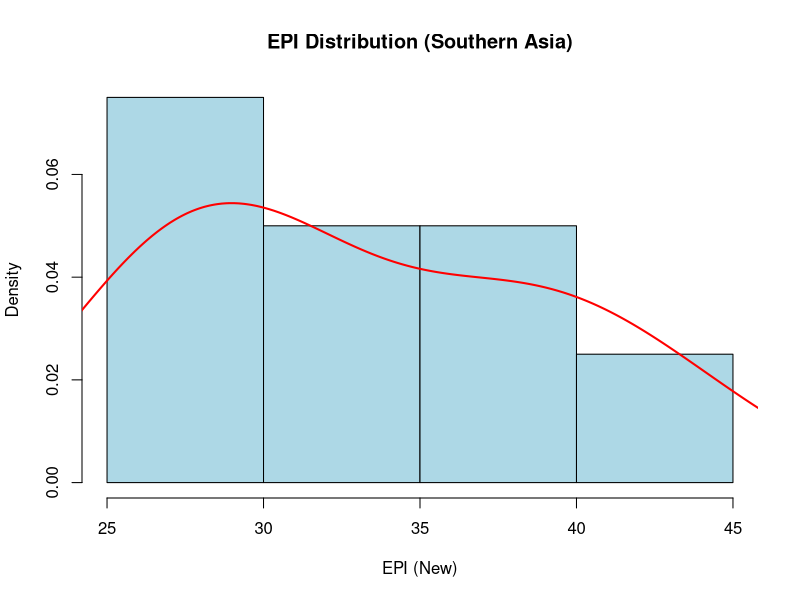
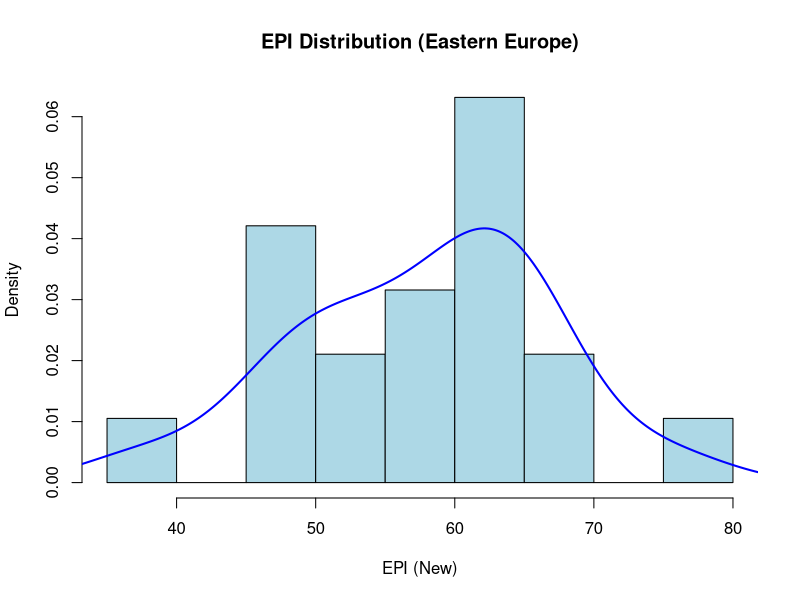
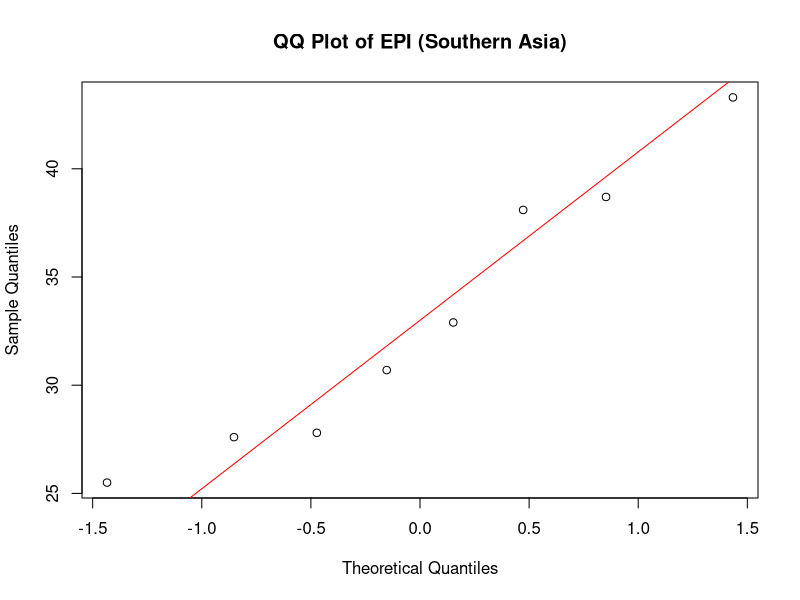
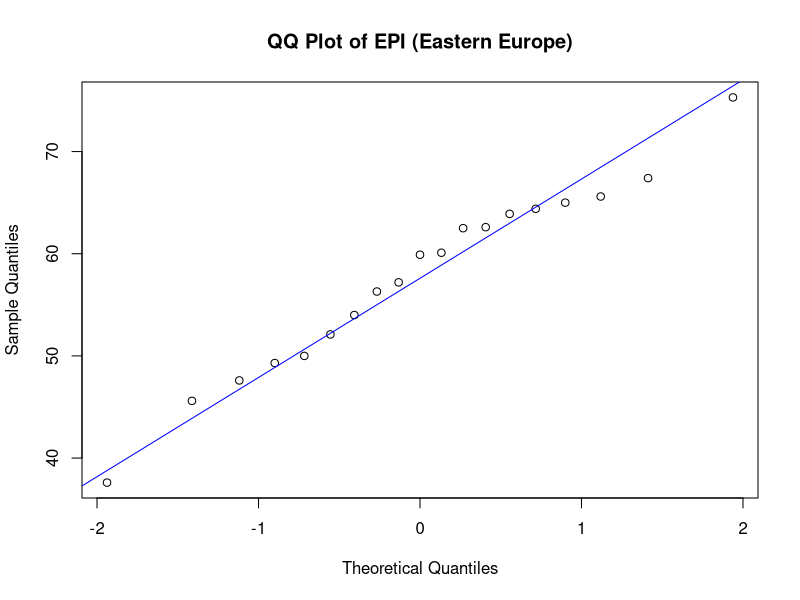
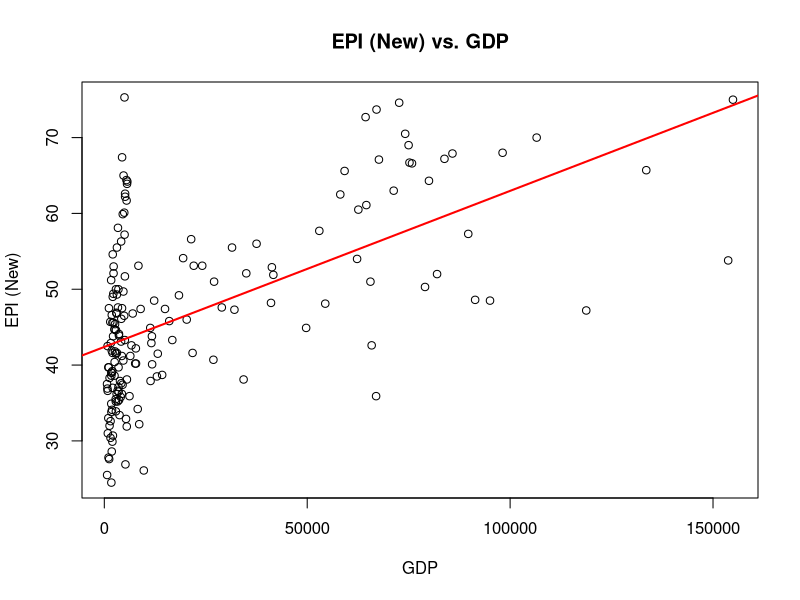
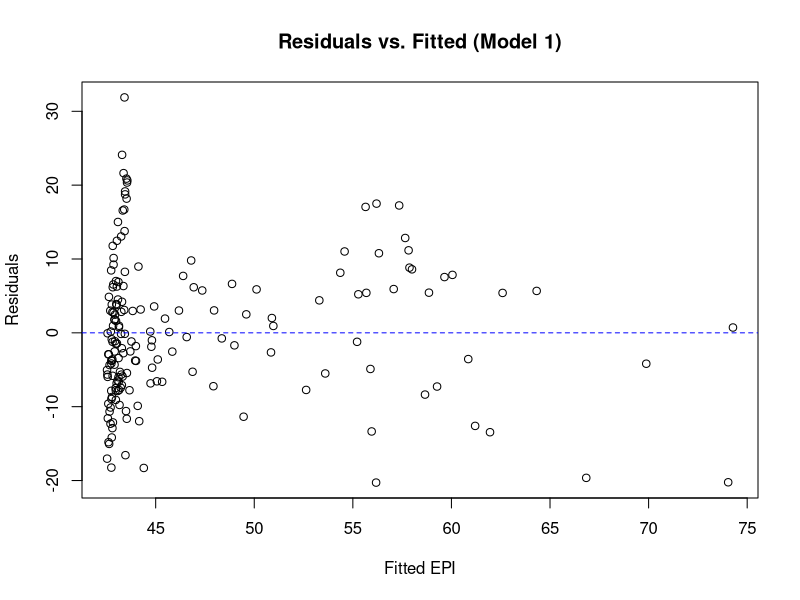
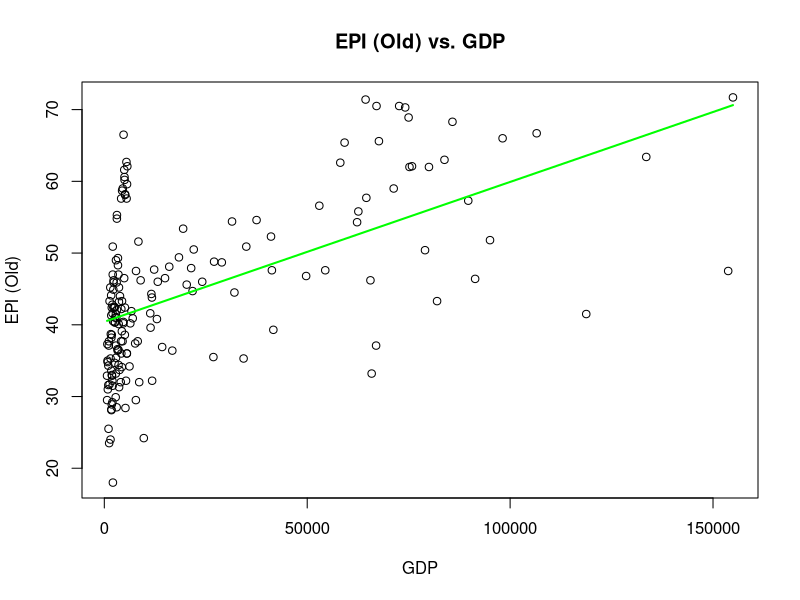
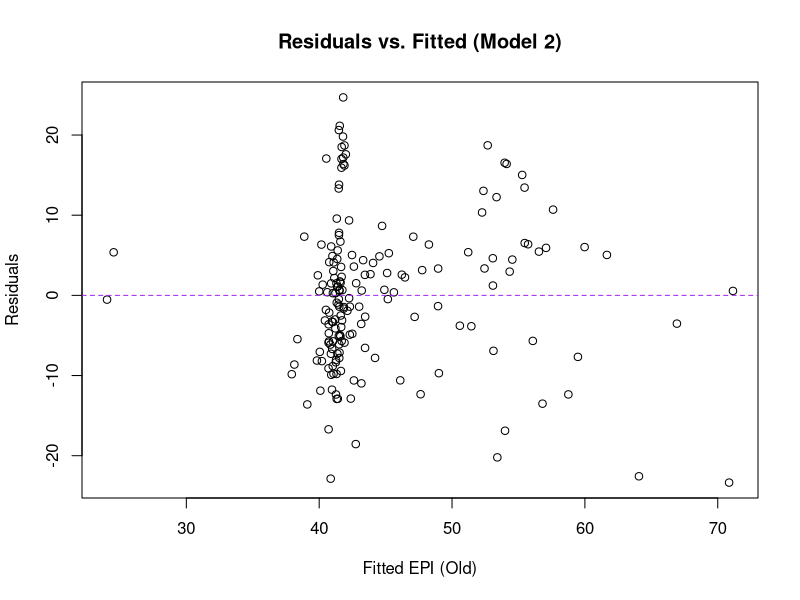

Here is the R script that generated these plots, in order:
# Assignment 2
# Ethan Garcia
# garcie8@rpi.edu

library("readr")

epi_results_2024_pop_gdp <- read_csv("epi_results_2024_pop_gdp.csv")
epi_data <- epi_results_2024_pop_gdp

#1
#1.1
# Subset for "Southern Asia" and "Eastern Europe"
sub_data1 <- subset(epi_data, region == "Southern Asia")
sub_data2 <- subset(epi_results_2024_pop_gdp, region == "Eastern Europe")

# Check data
nrow(sub_data1)
head(sub_data1)
nrow(sub_data2)
head(sub_data2)

# Histogram for Region 1 (Southern Asia)
hist(sub_data1$EPI.new, main = "EPI Distribution (Southern Asia)", xlab = "EPI (New)", col  = "lightblue", freq = FALSE)
lines(density(sub_data1$EPI.new, na.rm = TRUE), col = "red", lwd = 2)

# Histogram for Region 2 (Eastern Europe)
# Histogram for Region 1 (Southern Asia)
hist(sub_data2$EPI.new, main = "EPI Distribution (Eastern Europe)", xlab = "EPI (New)", col  = "lightblue", freq = FALSE)
lines(density(sub_data2$EPI.new, na.rm = TRUE), col = "blue", lwd = 2)

#1.2
# QQ plot for sub_data1 compared to normal distribution
qqnorm(sub_data1$EPI.new, main = "QQ Plot of EPI (Southern Asia)")
qqline(sub_data1$EPI.new, col = "red")

# QQ plot for sub_data2 compared to normal distribution
qqnorm(sub_data2$EPI.new, main = "QQ Plot of EPI (Eastern Europe)")
qqline(sub_data2$EPI.new, col = "blue")


#2
#2.1
# Fit model 1
model1 <- lm(EPI.new ~ gdp, data = epi_data)

# Print model summary
print("Model 1 Summary (EPI.new vs GDP")
print(summary(model1))

# Plot the response vs. the most significant predictor
plot(epi_data$gdp, epi_data$EPI.new,
     xlab = "GDP", ylab = "EPI (New)",
     main = "EPI (New) vs. GDP")
abline(model1, col = "red", lwd = 2)

# Plot residuals
plot(fitted(model1), resid(model1),
     xlab = "Fitted EPI", ylab = "Residuals",
     main = "Residuals vs. Fitted (Model 1)")
abline(h = 0, col = "blue", lty = 2)

# Fit model 2
model2 <- lm(EPI.old ~ gdp + population, data = epi_data)

# 2. Print model summary
print("Model 2 Summary (EPI.old vs GDP + Population")
print(summary(model2))

# Plot GDP (Most significant) vs. EPI.old
plot(epi_data$gdp, epi_data$EPI.old,
     xlab = "GDP", ylab = "EPI (Old)",
     main = "EPI (Old) vs. GDP")
# Fix data to plot line
pop_mean <- mean(epi_data$population, na.rm = TRUE)
new_data <- data.frame(gdp = epi_data$gdp, population = pop_mean)
pred_vals <- predict(model2, newdata = new_data)

ix <- order(epi_data$gdp)
lines(epi_data$gdp[ix], pred_vals[ix], col = "green", lwd = 2)

# Plot residuals
plot(fitted(model2), resid(model2),
     xlab = "Fitted EPI (Old)", ylab = "Residuals",
     main = "Residuals vs. Fitted (Model 2)")
abline(h = 0, col = "purple", lty = 2)

#2.2
# Fit model 1 using subset 1 (Southern Asia)
# Model 1: EPI (New) ~ GDP
model1_south_asia <- lm(EPI.new ~ gdp, data = sub_data1)
summary(model1_south_asia)

# Model 2: EPI (Old) ~ GDP + Population
model2_south_asia <- lm(EPI.old ~ gdp + population, data = sub_data1)
summary(model2_south_asia)

cat("Model 1 for subset 1 (EPI.new ~ gdp) is better because it has a higher adjusted R-squared and a significant p-value.\n")


#3
# 3.1
sub_data_kNN <- subset(epi_data, region %in% c("Global West", "Latin America & Caribbean"))

# Select 3 numeric variables
vars_kNN_1 <- c("EPI.new", "ECO.new", "BDH.new")

# Create new data frame
df_kNN_1 <- sub_data_kNN[, c(vars_kNN_1, "region")]

# Make sure 'region' is a factor with only 2 levels
df_kNN_1$region <- factor(df_kNN_1$region)

# Split and train
set.seed(123) 
train_idx <- sample(seq_len(nrow(df_kNN_1)), size = 0.8 * nrow(df_kNN_1))

train_data_1 <- df_kNN_1[train_idx, ]
test_data_1  <- df_kNN_1[-train_idx, ]

# Separate predictors and the class label
train_x_1 <- train_data_1[, vars_kNN_1]
train_y_1 <- train_data_1$region

test_x_1 <- test_data_1[, vars_kNN_1]
test_y_1 <- test_data_1$region

library(class)

# Set K to 2 since it has an accuraccy of 1.0
k_value <- 2

pred_1 <- knn(train = train_x_1, test = test_x_1, cl = train_y_1, k = k_value)

# Confusion Matrix
table_pred_1 <- table(Predicted = pred_1, Actual = test_y_1)
print(table_pred_1)

accuracy_1 <- sum(diag(table_pred_1)) / sum(table_pred_1)
cat("Accuracy (Model 1, k =", k_value, ") =", accuracy_1, "\n")


# 3.2
vars_kNN_2 <- c("EPI.old", "ECO.old", "BDH.old")

df_kNN_2 <- sub_data_kNN[, c(vars_kNN_2, "region")]
df_kNN_2$region <- factor(df_kNN_2$region)

set.seed(456)
train_idx_2 <- sample(seq_len(nrow(df_kNN_2)), size = 0.8 * nrow(df_kNN_2))

train_data_2 <- df_kNN_2[train_idx_2, ]
test_data_2  <- df_kNN_2[-train_idx_2, ]

train_x_2 <- train_data_2[, vars_kNN_2]
train_y_2 <- train_data_2$region

test_x_2 <- test_data_2[, vars_kNN_2]
test_y_2 <- test_data_2$region

# 5 is the best again
k_value_2 <- 5

pred_2 <- knn(train = train_x_2, test = test_x_2, cl = train_y_2, k = k_value_2)
table_pred_2 <- table(pred_2, test_y_2)

accuracy_2 <- sum(diag(table_pred_2)) / sum(table_pred_2)
cat("Accuracy (Model 2, k =", k_value_2, ") =", accuracy_2, "\n")

# Explain which is better using accuracy
cat("Model 1 had accuracy of", accuracy_1, 
    "while Model 2 had accuracy of", accuracy_2, 
    ". Model", ifelse(accuracy_1 > accuracy_2, "1 is", "2 is"), "better.\n")

